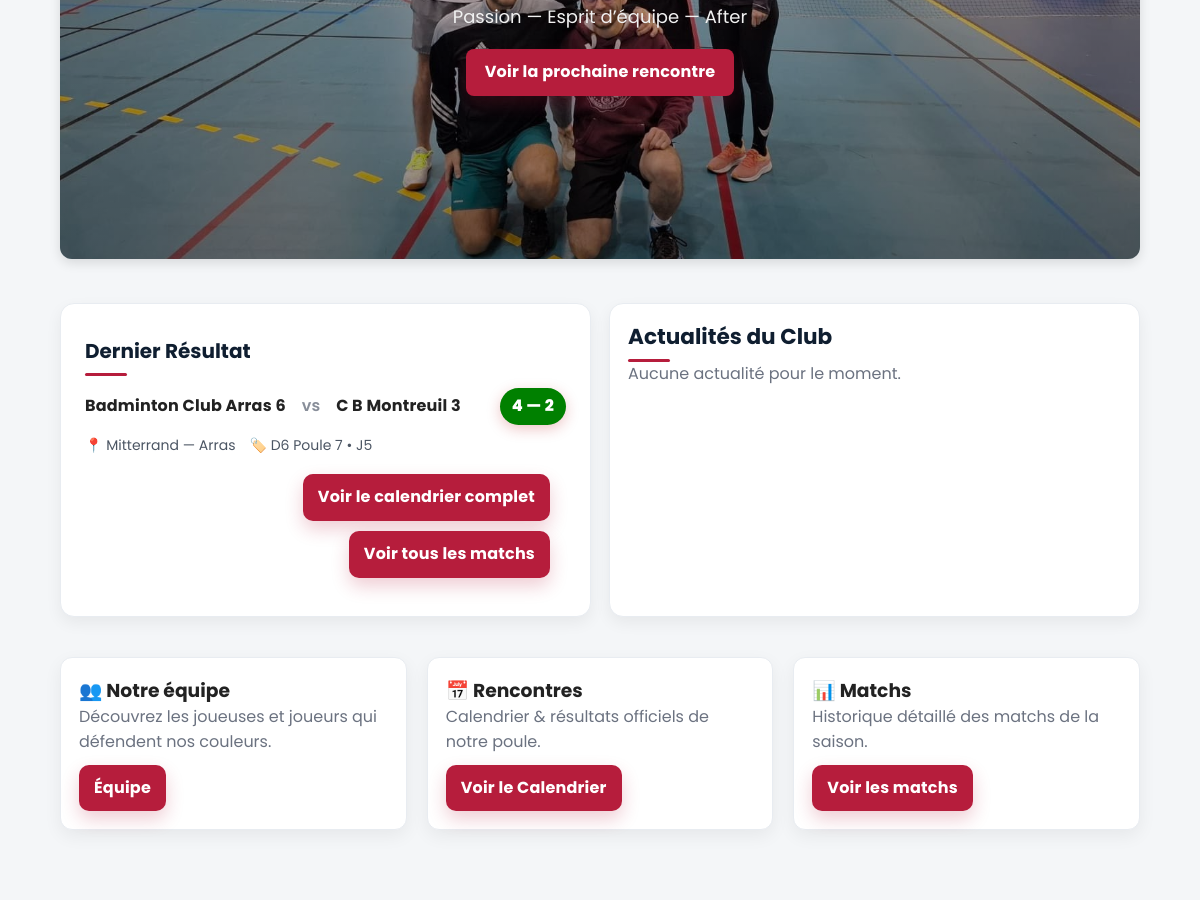
Before: / (middle part) with the older database file.
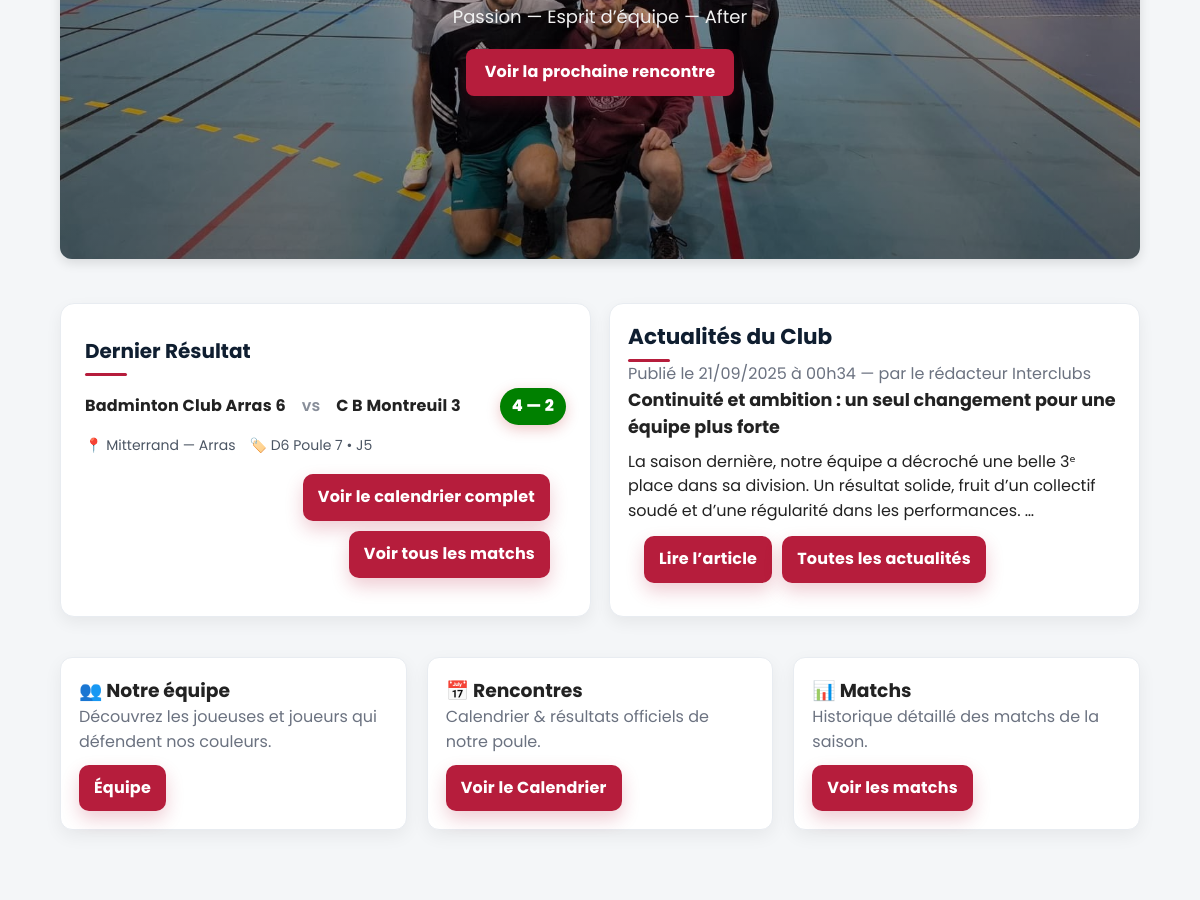
After: the same page with the newer database file.
### tables this page shows
CREATE TABLE `articles` (
  `id` int(11) NOT NULL,
  `slug` varchar(180) DEFAULT NULL,
  `titre` varchar(255) NOT NULL,
  `excerpt` varchar(280) DEFAULT NULL,
  `cover_url` varchar(255) DEFAULT NULL,
  `contenu` text NOT NULL,
  `date_publication` datetime DEFAULT current_timestamp(),
  `auteur` varchar(100) DEFAULT 'Club'
);

### index.php (the view, shortened to what this page needs)
<?php
require_once __DIR__ . '/includes/db.php';
$TEAM_ID = 1;
$SEASON  = '2024-2025';
$sqlLast = "
  SELECT f.id, f.date_time, f.venue_name, f.venue_city,
         th.short_name AS home_short, ta.short_name AS away_short,
         th.name AS home_name, ta.name AS away_name,
         f.score_home, f.score_away, f.competition, f.matchday
  FROM fixtures f
  JOIN teams th ON th.id = f.home_team_id
  JOIN teams ta ON ta.id = f.away_team_id
  WHERE f.season = :season
    AND f.home_team_id = :tid
    AND f.status = 'played'
    AND f.date_time <= NOW()
  ORDER BY f.date_time DESC
  LIMIT 1";
$stLast = $pdo->prepare($sqlLast);
$stLast->execute([':season'=>$SEASON, ':tid'=>$TEAM_ID]);
$last = $stLast->fetch(PDO::FETCH_ASSOC);
$sqlNews = "
  SELECT id, titre, contenu,
         DATE_FORMAT(date_publication, '%d/%m/%Y à %Hh%i') AS publie_le,
         auteur
  FROM articles
  ORDER BY date_publication DESC
  LIMIT 1";
$article = $pdo->query($sqlNews)->fetch(PDO::FETCH_ASSOC);
function excerpt($txt, $len=180){
  $t = trim(strip_tags((string)$txt));
  return mb_strimwidth($t, 0, $len, '…', 'UTF-8');
}
?>
<?php require_once __DIR__ . '/includes/header.php'; ?>
<div class="container no-stretch">
<section class="hero">
  <img src="img/teambanner.jpeg" alt="Équipe InterClubs" class="hero-img">
  <div class="hero-overlay">
    <div class="hero-content">
      <p>Passion — Esprit d’équipe — After</p>
      <a href="rencontres.php" class="btn btn-primary btn-lg">Voir la prochaine rencontre</a>
    </div>
  </div>
</section>
  <section class="home-central">
    <div class="card result-card">
      <div class="card-body">
        <h2 class="section-title">Dernier Résultat</h2>
        <?php if ($last): ?>
          <div class="result-line">
            <span class="team"><?= htmlspecialchars($last['home_name']) ?></span>
            <span class="vs">vs</span>
            <span class="team"><?= htmlspecialchars($last['away_name']) ?></span>
            <span class="score-badge">
              <?= (int)$last['score_home'] ?> — <?= (int)$last['score_away'] ?>
            </span>
          </div>
          <div class="meta">
            <div class="meta-item">📍 <?= htmlspecialchars($last['venue_name']) ?> — <?= htmlspecialchars($last['venue_city']) ?></div>
            <div class="meta-item">🏷️ <?= htmlspecialchars($last['competition']) ?> • J<?= (int)$last['matchday'] ?></div>
          </div>
        <?php else: ?>
          <p class="muted">Aucun résultat disponible.</p>
        <?php endif; ?>
        <div class="card-actions">
      <a class="btn btn-primary" href="rencontres">Voir le calendrier complet</a>
      <a class="btn btn-primary" href="matches">Voir tous les matchs</a>
    </div>
      </div>
    </div>
    <div class="card news-card">
      <div class="card-body">
        <h2 class="section-title">Actualités du Club</h2>
        <?php if ($article): ?>
          <div class="muted">
            Publié le <?= htmlspecialchars($article['publie_le']) ?>
            <?php if ($article['auteur']): ?> — par <?= htmlspecialchars($article['auteur']) ?><?php endif; ?>
          </div>
          <h3 class="match-title"><?= htmlspecialchars($article['titre']) ?></h3>
          <p><?= htmlspecialchars(excerpt($article['contenu'])) ?></p>
          <div class="card-actions">
            <a class="btn btn-primary" href="article.php?id=<?= (int)$article['id'] ?>">Lire l’article</a>
<a class="btn btn-primary" href="news.php">Toutes les actualités</a>
          </div>
        <?php else: ?>
          <p class="muted">Aucune actualité pour le moment.</p>
        <?php endif; ?>
      </div>
    </div>
  </section>
<section class="cards-row">
  <div class="info-card">
    <h3>👥 Notre équipe</h3>
    <p class="muted">Découvrez les joueuses et joueurs qui défendent nos couleurs.</p>
    <a href="equipe" class="btn btn-primary <?= ($current_page === 'joueurs.php') ? 'active' : '' ?>">Équipe</a>
  </div>
  <div class="info-card">
    <h3>📅 Rencontres</h3>
    <p class="muted">Calendrier & résultats officiels de notre poule.</p>
    <a href="rencontres"class="btn btn-primary <?= ($current_page === 'rencontres.php') ? 'active' : '' ?>">Voir le Calendrier</a>
  </div>
  <div class="info-card">
    <h3>📊 Matchs</h3>
    <p class="muted">Historique détaillé des matchs de la saison.</p>
    <a href="matches"
   class="btn btn-primary <?= ($current_page === 'matches.php') ? 'active' : '' ?>">Voir les matchs</a>
  </div>
</section>
</div>

Changed rows visible on the page:
added articles: auteur "le rédacteur Interclubs", titre "Continuité et ambition : un seul changement pour une équipe plus forte", contenu "La saison dernière, notre équipe a décroché une belle 3ᵉ place dans sa division. Un résultat solide, fruit d’un collectif soudé et d’une régularité dans les performances. …"
Other visible differences:
$article['publie_le']: (not shown) → "21/09/2025 à 00h34"
text no longer shown: "Aucune actualité pour le moment."
text now shown: "Publié le — par Lire l’article Toutes les actualités"
